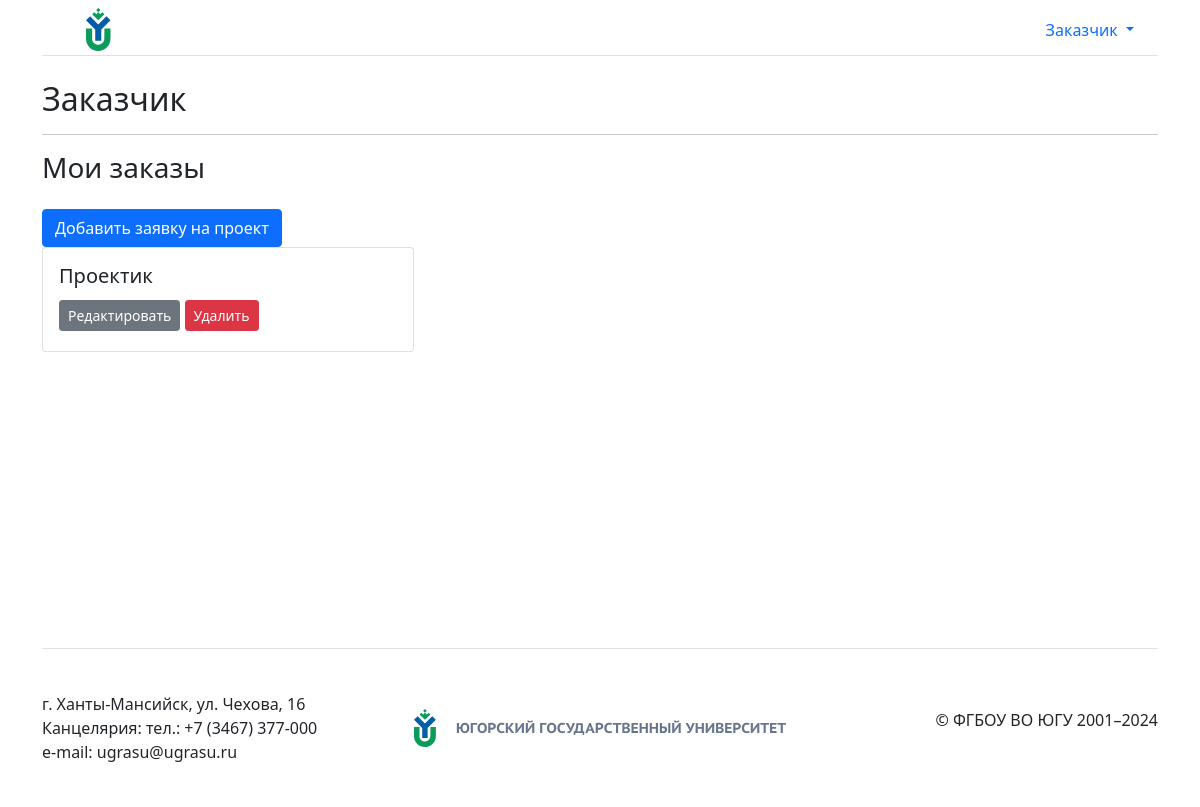
The page /account/profileCustomer/ (signed in) on the database as committed earlier.
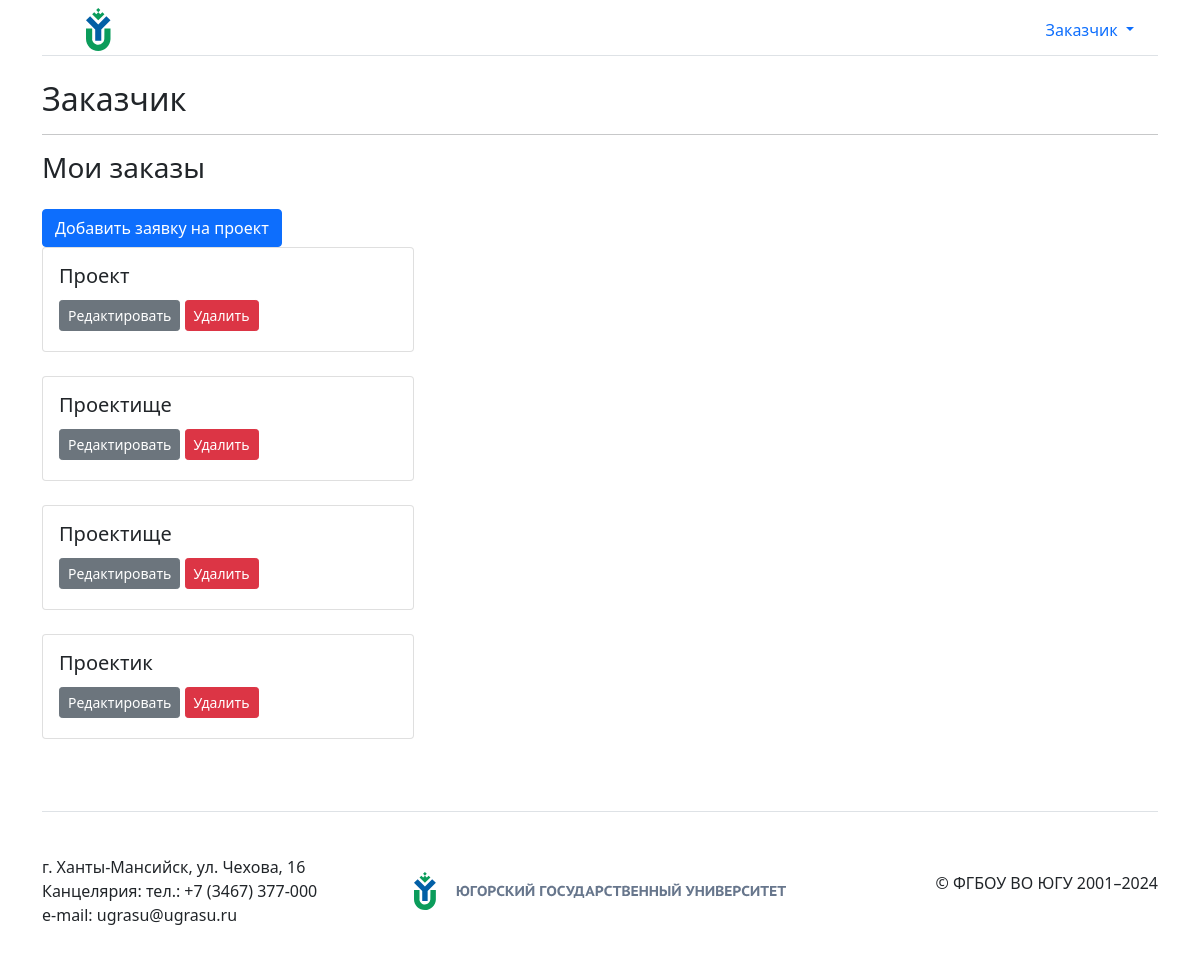
The same page on the database as committed later.
### showcase_projects/models.py (models this page shows, shortened)
class ModelWithStatus(models.Model):
    class Meta:
        abstract = True
    STATUS_CHOICES = [
        ('accepted', 'Принят'),
        ('processing', 'В обработке'),
        ('rejected', 'Отклонен'),
    ]
    status = models.CharField(max_length=20, choices=STATUS_CHOICES, default='processing')

class Order(ModelWithStatus):
    title = models.CharField(max_length=100)
    customer = models.ForeignKey(Customer, on_delete=models.CASCADE, related_name='customer')
    directionIdentity = models.ManyToManyField(DirectionIdentity)
    spheres = models.ManyToManyField(Spheres)
    types = models.ManyToManyField(Types)

### registration/views.py (the view, shortened to what this page needs)
# urls.py: path('profileCustomer/', registration_views.CustomerProfile.as_view(), name='profileCustomer'),
class CustomerProfile(ListView, UserPassesTestMixin):
    model = Order
    template_name = 'registration/profileCustomer.html'
    context_object_name = 'orders'
    def get_context_data(self, **kwargs):
        context = super().get_context_data(**kwargs)
        context['showButtonCreateProject'] = canAddProject(self.request.user)
        return context
    def get_queryset(self):
        user = get_object_or_404(Customer, user__username=self.request.user.username)
        return Order.objects.filter(customer=user)

### showcase_projects/permission.py (called while the page is built)
def permissionIsActiv(name_permission, groups):
    try:
        permission = Permission.objects.get(codename=name_permission)
        print(permission)
        if not TimePermission.objects.filter(permission=permission).exists():
            return True
        if TimePermission.objects.filter(permission=permission, group__in=groups, time_start__lte=timezone.now(), time_finish__gte=timezone.now()).exists():
            return True
        return False
    except:
        pass
    return False

def canAddProject(user):
    name_permission = 'add_project'
    return user.has_perm(APP_NAME + '.' + name_permission) and permissionIsActiv(name_permission, user.groups.all())

### registration/templates/registration/profileCustomer.html
{% extends "showcase_projects/base.html" %}
{% block content %}
<h2 class="account-heading">{{ user.username }}</h2>
<hr>
<h3>Мои заказы</h3>
{% if showButtonCreateProject %}
    <a href="{% url 'order-create' %}" class="btn btn-primary mt-3">Добавить заявку на проект</a>
{% endif %}
{% if orders %}
    {% for order in orders %}
        {% include "showcase_projects/order_card.html" %}
    {% endfor %}
{% endif %}
<br>
<br>
{% endblock content %}

### showcase_projects/templates/showcase_projects/order_card.html (shortened to what this page needs)
<div class="col-md-4 mb-4">
    <div class="card">
        <div class="card-body">
            <h5 class="card-title">{{ order.title }}</h5>
            {% if order.customer == user.customer %}
                <a class="btn btn-secondary btn-sm mt-1 mb-1" href="{% url 'order-update' order.id %}">Редактировать</a>
                <a class="btn btn-danger btn-sm mt-1 mb-1" href="{% url 'order-delete' order.id %}">Удалить</a>
            {% endif %}
        </div>
    </div>
</div>

Rows that differ between the two databases and show on the page:
added Order: title "Проект", shows "Редактировать"
added Order: title "Проектище", shows "Редактировать"
added Order: title "Проектище", shows "Редактировать"
